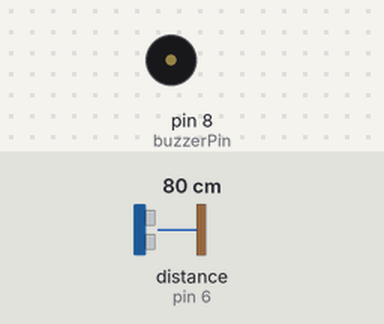
Simulated run of this sketch. Board: Arduino Uno, built with avr-gcc and run on an emulated ATmega328P. Shown: buzzer (waves = sounding). Wiring (inferred from the names in the program): ultrasonic range finder: trigger pin 7; echo pin 6. The test bench sets the inputs (shaded band); at power-on: distance to the obstacle (sensor on pin 6) 80 cm. The echo pulse lasts 58.3 µs per cm.

Above: at 1.2 s.
1.3 s: distance to the obstacle (sensor on pin 6) set to 2 cm
At 1.55 s:
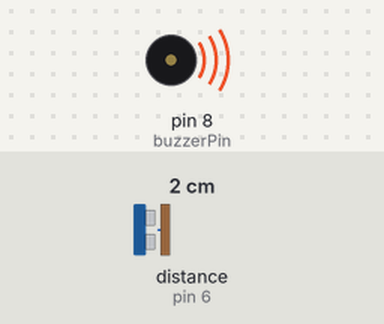
4.3 s: distance to the obstacle (sensor on pin 6) set to 4 cm
At 4.52 s:
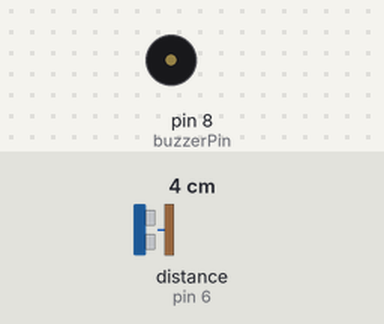
Timing chart, 0 to 13.3 s (numbered marks = the images above; inputs shaded):
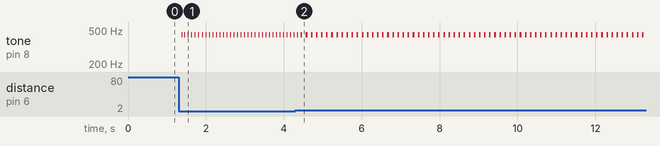

Measured:
- after the input at 1.3 s, tone on pin 8 (buzzerPin): alternates 440 Hz for 0.02 s and silent for 0.07 s, starting after 0.08 s
- after the input at 4.3 s, tone on pin 8 (buzzerPin): alternates 440 Hz for 0.04 s and silent for 0.09 s, starting after 0.27 s

The sketch:

main.ino
```cpp
#define echoPin 6       // Ultrasonik sensörün Echo pini için D6 tanımlanıyor
#define trigPin 7       // Ultrasonik sensörün Trig pini için D7 tanımlanıyor
#define buzzerPin 8     // Buzzer cihazı için D8 pini tanımlanıyor

int maximumRange = 60;  // Maksimum ölçüm mesafesi (30 cm)
int minimumRange = 0;   // Minimum ölçüm mesafesi (0 cm)

void setup() {
  pinMode(trigPin, OUTPUT);   // Trig pini çıkış olarak ayarlanıyor (sinyal göndermek için)
  pinMode(echoPin, INPUT);    // Echo pini giriş olarak ayarlanıyor (sinyali almak için)
  pinMode(buzzerPin, OUTPUT); // Buzzer çıkış olarak ayarlanıyor (ses üretmek için)
}

void loop() {
  // Mesafeyi ölç ve sonucu 'olcum' değişkenine ata
  int olcum = mesafe(maximumRange, minimumRange);

  // Ölçülen mesafeye göre buzzer'ı çalıştır
  melodi(olcum * 10);
}

// Mesafe ölçümü yapan fonksiyon
int mesafe(int maxrange, int minrange) {
  long duration, distance;

  // Trig pinine kısa bir LOW-HIGH sinyali gönderilir
  digitalWrite(trigPin, LOW);   // Trig pinini sıfırla
  delayMicroseconds(2);         // 2 mikrosaniye bekle
  digitalWrite(trigPin, HIGH);  // Trig pinini HIGH yap (sinyal gönder)
  delayMicroseconds(10);        // 10 mikrosaniye boyunca sinyal gönder
  digitalWrite(trigPin, LOW);   // Trig pinini tekrar LOW yap

  // Echo pininden gelen sinyal süresi ölçülüyor
  duration = pulseIn(echoPin, HIGH); // Echo'dan gelen sinyal süresini ölç

  // Sinyal süresini santimetreye çevir (58.2 sabiti kullanılarak)
  distance = duration / 58.2;

  delay(50); // Ölçümler arasında gecikme koy

  // Eğer mesafe maksimum veya minimum aralığın dışındaysa
  if (distance >= maxrange || distance <= minrange)
    return 0; // Geçersiz bir mesafe için 0 döndür

  return distance; // Geçerli mesafeyi döndür
}

// Buzzer melodisini çalan fonksiyon
int melodi(int dly) {
  tone(buzzerPin, 440); // 440 Hz frekansında bir ses üret (A4 notası)
  delay(dly);           // Verilen süre kadar sesi açık tut
  noTone(buzzerPin);    // Sesi kapat
  delay(dly);           // Ses kapalı haldeyken bekle
}
```
